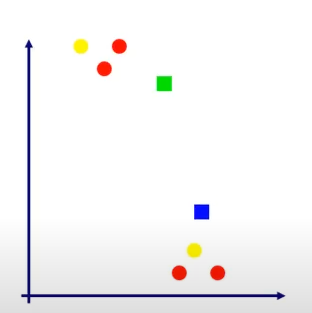
#> input picture Machine Learning/Clustering/Model-based/Self-Organizing Maps (SOM)/images/som.png, 312 x 313 px
$ jupyter execute som.ipynb
#> lines starting #> are read from the running program, lines starting #| are printed output that depends on the picture
1. [Self Organizing Maps](#self-organizing-maps)

#### Self Organizing Maps:

- also called as Kohenon Maps
- it uses a Neural Network
- its works with the combination of neurons and input data
- first, consider the data points are in an N dimensional space along with the neurons i.e. weight units (2 units i.e. 2 clusters)
- at each iteration, we choose the 1 data point in the n dimensional space and compute the neuron
    - computing the neuron means updating the weight units by calculating the distances between input data and the weight units
    - now, among the 2 weight units we choose the weight unit closer in terms of the distance

[cell 1]
from PIL import Image
from IPython.display import display

img = Image.open('images/som.png')
#> img is the input picture: PIL image 312x313 RGBA; mean R, G, B, A 245.1, 244.1, 244.5, 255
new_image = img.resize((200, 200))
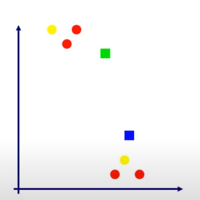
#> new_image: PIL image 200x200 RGBA; mean R, G, B, A 245.1, 244.1, 244.5, 255
display(new_image)

- we iteratively compute the neurons and move the it towards the cluster of data points

[cell 2]
from PIL import Image
from IPython.display import display

img = Image.open('images/som1.png')
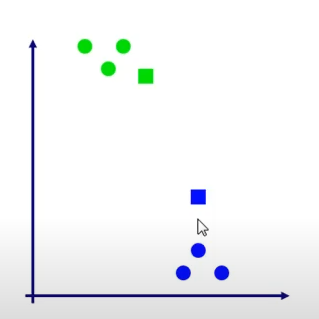
#> input picture Machine Learning/Clustering/Model-based/Self-Organizing Maps (SOM)/images/som1.png, 319 x 319 px
#> img is the input picture: PIL image 319x319 RGBA; mean R, G, B, A 242.2, 243.9, 245.3, 255
new_image = img.resize((190, 180))
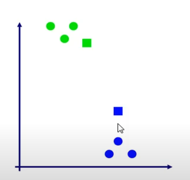
#> new_image: PIL image 190x180 RGBA; mean R, G, B, A 242.2, 243.8, 245.2, 255
display(new_image)
